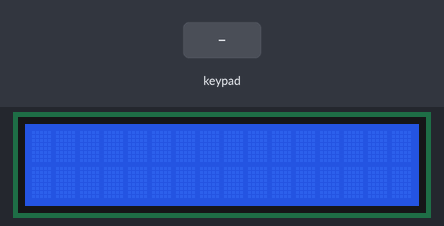
The sketch below on a simulated Arduino Mega 2560, built with avr-gcc and run on an emulated ATmega2560. Shown: 16×2 character LCD. The test bench sets the inputs (shaded band).

Above: at 1.2 s.
1.3 s: keypad keys 7 + 5 = pressed 0.4 s apart
At 3.1 s:
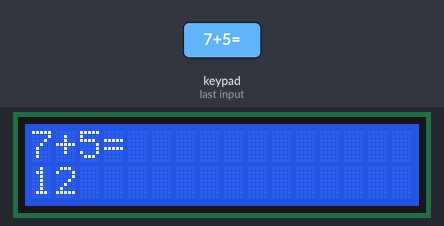
4.4 s: key '/' pressed
5.9 s: keypad keys 6 * 7 = pressed 0.4 s apart
At 8.1 s:
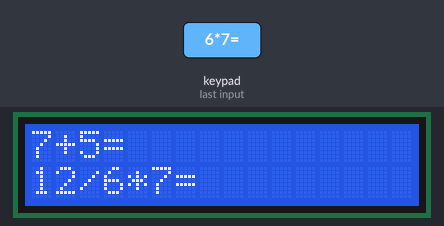
9.0 s: key '7' pressed
At 9.5 s:
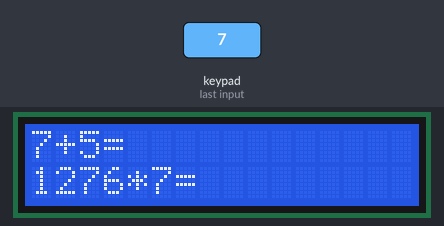
10.5 s: keypad keys 2 2 2 3 2 4 2 5 * pressed 0.4 s apart
At 14.3 s:
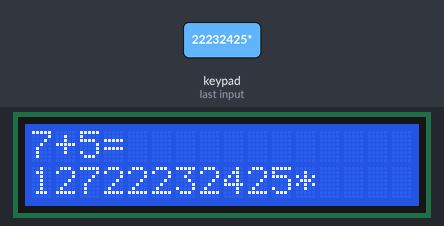
15.6 s: key '*' pressed
At 17.0 s:
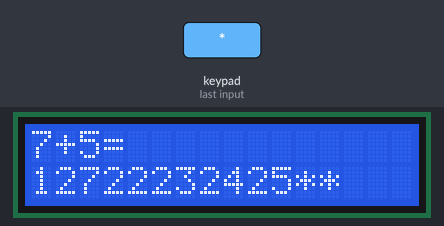
Timing chart, 0 to 18.1 s (numbered marks = the images above; inputs shaded):
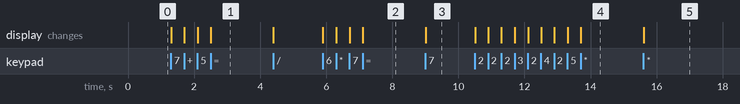

The sketch:

ard3.ino
```cpp
//                                            code part 3
#include <LiquidCrystal.h>
#include <Keypad.h>


#define RS 13
#define  E 12
#define D4 8
#define D5 9
#define D6 10
#define D7 11

const byte ROWS = 4;
const byte COLS = 4;
char keys[ROWS][COLS] = {
  {'7','8','9', '/'},
  {'4','5','6', '*'},
  {'1','2','3', '-'},
  {'c','0','=', '+'}
};

byte rowPins[ROWS] = {22, 23, 24, 25};
byte colPins[COLS] = {26, 27, 28, 29};

Keypad keypad = Keypad(makeKeymap(keys), rowPins, colPins, ROWS, COLS);
LiquidCrystal lcd( RS, E, D4, D5, D6, D7 );

String num1, num2;
char theOperator;
boolean operatorCheck = false;

void setup() {
  lcd.begin(16, 2);
  lcd.clear();
  lcd.setCursor(0, 0);
}

void loop() {
//  lcd.clear();

  char key = keypad.getKey();
  if (key){
    lcd.print(key);
    if (key == 'c')
    {
      num1 = "";
      num2 = "";
      operatorCheck = false;
      lcd.clear();
      lcd.setCursor(0, 0);
    }
    else if (key == '=')
    {
      int n1 = num1.toInt();
      int n2 = num2.toInt();
      lcd.setCursor(0, 1);
      if(theOperator == '+'){
          lcd.print(n1 + n2);
      }
      if(theOperator == '-'){
          lcd.print(n1 - n2);
      }
      if(theOperator == '*'){
          lcd.print(n1 * n2);
      }
      if(theOperator == '/'){
          lcd.print((float)n1 / n2);
      }
    }
    else if (! operatorCheck && (key == '+' || key == '-' || key == '*' || key == '/'))
    {
      theOperator = key;
      operatorCheck = true;
    }
    else if (! operatorCheck)
    {
      num1 += key;
    }
    else
    {
      num2 += key;
    }
  }
}
```

Measured:
- after the input at 1.3 s, the display: first changes at once (image 1 shows a later state)
- after the input at 5.9 s, the display: first changes at once (image 2 shows a later state)
- after the input at 9.0 s, the display: changes at once (image 3)
- after the input at 10.5 s, the display: first changes at once (image 4 shows a later state)
- after the input at 15.6 s, the display: changes at once (image 5)
